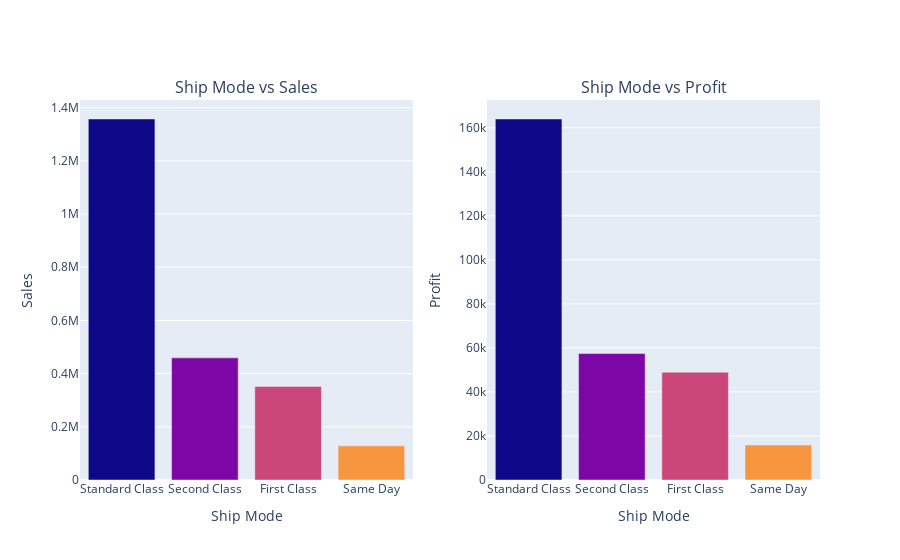

Notebook code cell kept with this figure:
### Code cell
a = pd.DataFrame(df.groupby('Ship Mode')['Sales'].sum().sort_values(ascending=False))
a.reset_index(inplace=True)
a.columns=['Ship Mode','Sales']

b = pd.DataFrame(df.groupby('Ship Mode')['Profit'].sum().sort_values(ascending=False))
b.reset_index(inplace=True)
b.columns=['Ship Mode','Profit']

fig = make_subplots(rows=1,cols=2,subplot_titles=("Ship Mode vs Sales","Ship Mode vs Profit", ))
fig.add_trace(go.Bar(x=a['Ship Mode'], y=a['Sales'],marker=dict(color=[1,2,3,4,5])),1, 1)
fig.add_trace(go.Bar(x=b['Ship Mode'], y=b['Profit'],marker=dict(color=[1,2,3,4,5])),1, 2)

fig.update_xaxes(title_text="Ship Mode", row=1, col=1)
fig.update_xaxes(title_text="Ship Mode", row=1, col=2)
fig.update_yaxes(title_text="Sales", row=1, col=1)
fig.update_yaxes(title_text="Profit",row=1, col=2)

fig.update_layout(showlegend=False)

### Figure 1 — Plotly figure (JSON) as saved in the notebook; plotly's stock layout.template omitted (floating-point values rounded to 4 significant figures)
{"data": [{"marker": {"color": [1, 2, 3, 4, 5]}, "type": "bar", "x": ["Standard Class", "Second Class", "First Class", "Same Day"], "xaxis": "x", "y": [1357000.0, 459200.0, 351400.0, 128300.0], "yaxis": "y"}, {"marker": {"color": [1, 2, 3, 4, 5]}, "type": "bar", "x": ["Standard Class", "Second Class", "First Class", "Same Day"], "xaxis": "x2", "y": [164000.0, 57450.0, 48950.0, 15870.0], "yaxis": "y2"}], "layout": {"annotations": [{"font": {"size": 16}, "showarrow": false, "text": "Ship Mode vs Sales", "x": 0.225, "xanchor": "center", "xref": "paper", "y": 1, "yanchor": "bottom", "yref": "paper"}, {"font": {"size": 16}, "showarrow": false, "text": "Ship Mode vs Profit", "x": 0.775, "xanchor": "center", "xref": "paper", "y": 1, "yanchor": "bottom", "yref": "paper"}], "showlegend": false, "xaxis": {"anchor": "y", "domain": [0, 0.45], "title": {"text": "Ship Mode"}}, "xaxis2": {"anchor": "y2", "domain": [0.55, 1], "title": {"text": "Ship Mode"}}, "yaxis": {"anchor": "x", "domain": [0, 1], "title": {"text": "Sales"}}, "yaxis2": {"anchor": "x2", "domain": [0, 1], "title": {"text": "Profit"}}}}
